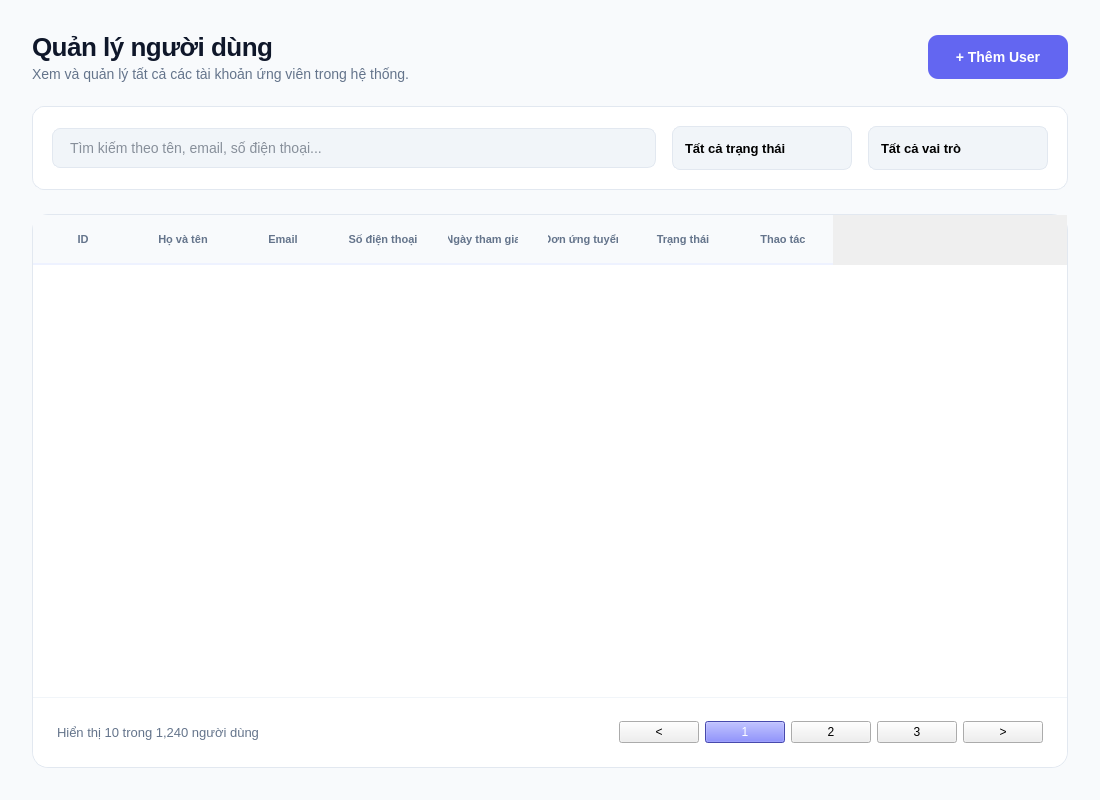
<?xml version="1.0" encoding="UTF-8"?>
<ui version="4.0">
 <class>QuanLyUser</class>
 <widget class="QMainWindow" name="QuanLyUser">
  <property name="geometry">
   <rect>
    <x>0</x>
    <y>0</y>
    <width>1100</width>
    <height>800</height>
   </rect>
  </property>
  <property name="windowTitle">
   <string>JobHub - Quản lý người dùng</string>
  </property>
  <property name="styleSheet">
   <string notr="true">
/* Reset &amp; Base */
QMainWindow { background-color: #F8FAFC; }
* { font-family: 'Inter', 'Segoe UI', sans-serif; }

/* Main Area Container */
#mainArea { background-color: #F8FAFC; }

/* Header Section */
#headerWidget {
    background-color: transparent;
    margin-bottom: 10px;
}
#pageTitle {
    font-size: 26px;
    font-weight: 800;
    color: #0F172A;
    letter-spacing: -0.5px;
}
#pageSubtitle {
    font-size: 14px;
    color: #64748B;
}

/* Stats Row */
.StatCard {
    background-color: #FFFFFF;
    border: 1px solid #E2E8F0;
    border-radius: 12px;
}
.StatTitle { color: #64748B; font-size: 12px; font-weight: 600; text-transform: uppercase; }
.StatValue { color: #0F172A; font-size: 20px; font-weight: 700; }

/* Filter Bar */
#filterBar {
    background-color: #FFFFFF;
    border: 1px solid #E2E8F0;
    border-radius: 12px;
    padding: 10px;
}
QLineEdit#searchInput {
    background-color: #F1F5F9;
    border: 1px solid #E2E8F0;
    border-radius: 8px;
    padding: 10px 15px;
    font-size: 14px;
    color: #1E293B;
}
QLineEdit#searchInput:focus {
    background-color: #FFFFFF;
    border: 2px solid #6366F1;
}
QComboBox {
    background-color: #F1F5F9;
    border: 1px solid #E2E8F0;
    border-radius: 8px;
    padding: 8px 12px;
    font-size: 13px;
    font-weight: 500;
}
QComboBox:hover { background-color: #E2E8F0; }
QComboBox::drop-down { border: none; width: 30px; }

/* Table Card */
#tableCard {
    background-color: #FFFFFF;
    border: 1px solid #E2E8F0;
    border-radius: 16px;
}

QTableWidget {
    background-color: transparent;
    border: none;
    gridline-color: #F1F5F9;
    outline: none;
}
QTableWidget::item {
    padding: 15px;
    color: #334155;
    border-bottom: 1px solid #F1F5F9;
}
QTableWidget::item:selected {
    background-color: #F8FAFC;
    color: #6366F1;
    font-weight: 600;
}

QHeaderView::section {
    background-color: #F8FAFC;
    color: #64748B;
    font-size: 11px;
    font-weight: 700;
    text-transform: uppercase;
    padding: 15px;
    border: none;
    border-bottom: 2px solid #EEF2FF;
}

/* Pagination */
#paginationFrame {
    background-color: #FFFFFF;
    border-top: 1px solid #F1F5F9;
    border-bottom-left-radius: 16px;
    border-bottom-right-radius: 16px;
}
#pageInfo { color: #64748B; font-size: 13px; }

QPushButton.pageBtn {
    background-color: #FFFFFF;
    border: 1px solid #E2E8F0;
    border-radius: 8px;
    min-width: 36px;
    min-height: 36px;
    font-weight: 600;
    color: #475569;
}
QPushButton.pageBtn:hover {
    background-color: #F1F5F9;
    border-color: #CBD5E1;
}
   </string>
  </property>
  <widget class="QWidget" name="centralwidget">
   <layout class="QVBoxLayout" name="verticalLayout">
    <property name="spacing">
     <number>0</number>
    </property>
    <property name="leftMargin">
     <number>0</number>
    </property>
    <property name="topMargin">
     <number>0</number>
    </property>
    <property name="rightMargin">
     <number>0</number>
    </property>
    <property name="bottomMargin">
     <number>0</number>
    </property>
    <item>
     <widget class="QWidget" name="mainArea" native="true">
      <layout class="QVBoxLayout" name="verticalLayout_2">
       <property name="spacing">
        <number>24</number>
       </property>
       <property name="leftMargin">
        <number>32</number>
       </property>
       <property name="topMargin">
        <number>32</number>
       </property>
       <property name="rightMargin">
        <number>32</number>
       </property>
       <property name="bottomMargin">
        <number>32</number>
       </property>
       <item>
        <widget class="QWidget" name="headerWidget" native="true">
         <layout class="QHBoxLayout" name="horizontalLayout">
          <property name="leftMargin">
           <number>0</number>
          </property>
          <property name="topMargin">
           <number>0</number>
          </property>
          <property name="rightMargin">
           <number>0</number>
          </property>
          <property name="bottomMargin">
           <number>0</number>
          </property>
          <item>
           <layout class="QVBoxLayout" name="titleLayout">
            <property name="spacing">
             <number>4</number>
            </property>
            <item>
             <widget class="QLabel" name="pageTitle">
              <property name="text">
               <string>Quản lý người dùng</string>
              </property>
             </widget>
            </item>
            <item>
             <widget class="QLabel" name="pageSubtitle">
              <property name="text">
               <string>Xem và quản lý tất cả các tài khoản ứng viên trong hệ thống.</string>
              </property>
             </widget>
            </item>
           </layout>
          </item>
          <item>
           <spacer name="horizontalSpacer">
            <property name="orientation">
             <enum>Qt::Horizontal</enum>
            </property>
            <property name="sizeHint" stdset="0">
             <size>
              <width>40</width>
              <height>20</height>
             </size>
            </property>
           </spacer>
          </item>
          <item>
           <widget class="QPushButton" name="btnAddUser">
            <property name="minimumSize">
             <size>
              <width>140</width>
              <height>44</height>
             </size>
            </property>
            <property name="styleSheet">
             <string notr="true">QPushButton { background-color: #6366F1; color: white; border-radius: 10px; font-weight: 700; font-size: 14px; } QPushButton:hover { background-color: #4F46E5; }</string>
            </property>
            <property name="text">
             <string>+ Thêm User</string>
            </property>
           </widget>
          </item>
         </layout>
        </widget>
       </item>
       <item>
        <widget class="QFrame" name="filterBar">
         <layout class="QHBoxLayout" name="horizontalLayout_2">
          <property name="spacing">
           <number>16</number>
          </property>
          <item>
           <widget class="QLineEdit" name="searchInput">
            <property name="minimumSize">
             <size>
              <width>350</width>
              <height>0</height>
             </size>
            </property>
            <property name="placeholderText">
             <string>Tìm kiếm theo tên, email, số điện thoại...</string>
            </property>
           </widget>
          </item>
          <item>
           <widget class="QComboBox" name="statusFilter">
            <property name="minimumSize">
             <size>
              <width>180</width>
              <height>44</height>
             </size>
            </property>
            <item>
             <property name="text">
              <string>Tất cả trạng thái</string>
             </property>
            </item>
            <item>
             <property name="text">
              <string>Hoạt động</string>
             </property>
            </item>
            <item>
             <property name="text">
              <string>Bị khóa</string>
             </property>
            </item>
           </widget>
          </item>
          <item>
           <widget class="QComboBox" name="roleFilter">
            <property name="minimumSize">
             <size>
              <width>180</width>
              <height>44</height>
             </size>
            </property>
            <item>
             <property name="text">
              <string>Tất cả vai trò</string>
             </property>
            </item>
            <item>
             <property name="text">
              <string>Ứng viên</string>
             </property>
            </item>
            <item>
             <property name="text">
              <string>HR</string>
             </property>
            </item>
           </widget>
          </item>
         </layout>
        </widget>
       </item>
       <item>
        <widget class="QFrame" name="tableCard">
         <layout class="QVBoxLayout" name="verticalLayout_3">
          <property name="spacing">
           <number>0</number>
          </property>
          <property name="leftMargin">
           <number>0</number>
          </property>
          <property name="topMargin">
           <number>0</number>
          </property>
          <property name="rightMargin">
           <number>0</number>
          </property>
          <property name="bottomMargin">
           <number>0</number>
          </property>
          <item>
           <widget class="QTableWidget" name="userTable">
            <property name="rowCount">
             <number>0</number>
            </property>
            <property name="columnCount">
             <number>8</number>
            </property>
            <column>
             <property name="text">
              <string>ID</string>
             </property>
            </column>
            <column>
             <property name="text">
              <string>Họ và tên</string>
             </property>
            </column>
            <column>
             <property name="text">
              <string>Email</string>
             </property>
            </column>
            <column>
             <property name="text">
              <string>Số điện thoại</string>
             </property>
            </column>
            <column>
             <property name="text">
              <string>Ngày tham gia</string>
             </property>
            </column>
            <column>
             <property name="text">
              <string>Đơn ứng tuyển</string>
             </property>
            </column>
            <column>
             <property name="text">
              <string>Trạng thái</string>
             </property>
            </column>
            <column>
             <property name="text">
              <string>Thao tác</string>
             </property>
            </column>
           </widget>
          </item>
          <item>
           <widget class="QFrame" name="paginationFrame">
            <property name="minimumSize">
             <size>
              <width>0</width>
              <height>70</height>
             </size>
            </property>
            <layout class="QHBoxLayout" name="horizontalLayout_3">
             <property name="leftMargin">
              <number>24</number>
             </property>
             <property name="rightMargin">
              <number>24</number>
             </property>
             <item>
              <widget class="QLabel" name="pageInfo">
               <property name="text">
                <string>Hiển thị 10 trong 1,240 người dùng</string>
               </property>
              </widget>
             </item>
             <item>
              <spacer name="horizontalSpacer_2">
               <property name="orientation">
                <enum>Qt::Horizontal</enum>
               </property>
               <property name="sizeHint" stdset="0">
                <size>
                 <width>40</width>
                 <height>20</height>
                </size>
               </property>
              </spacer>
             </item>
             <item>
              <widget class="QPushButton" name="btnPrev">
               <property name="text">
                <string>&lt;</string>
               </property>
               <property name="class" stdset="0">
                <string>pageBtn</string>
               </property>
              </widget>
             </item>
             <item>
              <widget class="QPushButton" name="btnP1">
               <property name="styleSheet">
                <string notr="true">background-color: #6366F1; color: white; border-color: #6366F1;</string>
               </property>
               <property name="text">
                <string>1</string>
               </property>
               <property name="class" stdset="0">
                <string>pageBtn</string>
               </property>
              </widget>
             </item>
             <item>
              <widget class="QPushButton" name="btnP2">
               <property name="text">
                <string>2</string>
               </property>
               <property name="class" stdset="0">
                <string>pageBtn</string>
               </property>
              </widget>
             </item>
             <item>
              <widget class="QPushButton" name="btnP3">
               <property name="text">
                <string>3</string>
               </property>
               <property name="class" stdset="0">
                <string>pageBtn</string>
               </property>
              </widget>
             </item>
             <item>
              <widget class="QPushButton" name="btnNext">
               <property name="text">
                <string>&gt;</string>
               </property>
               <property name="class" stdset="0">
                <string>pageBtn</string>
               </property>
              </widget>
             </item>
            </layout>
           </widget>
          </item>
         </layout>
        </widget>
       </item>
      </layout>
     </widget>
    </item>
   </layout>
  </widget>
 </widget>
 <resources/>
 <connections/>
</ui>
